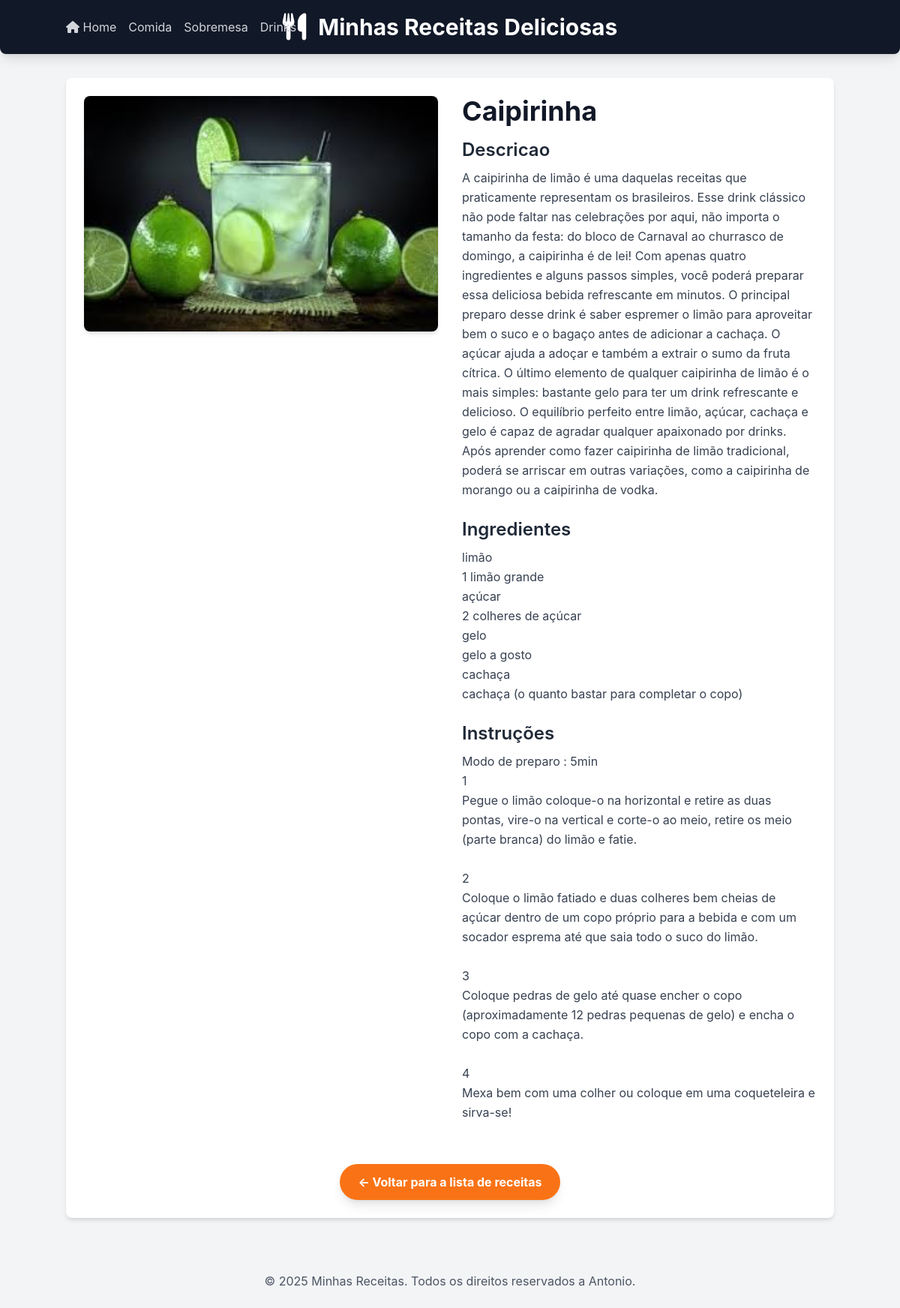
The page /receitas/receita/7/ on the database its author committed.
### receitas/models.py (models this page shows, shortened)
class Receita(models.Model):
    CATEGORIAS = [
    ('comida', 'Comida'),
    ('sobremesa', 'Sobremesa'),
    ('drink', 'Drink'),
]
    title = models.CharField("Título",max_length=200)
    description = models.TextField("Descrição")
    ingredients = models.TextField("Ingredientes")
    instructions = models.TextField("Mod de Preparo")
    image = models.ImageField("Imagem",upload_to='receitas_images/', blank=True, null=True)
    categoria = models.CharField("Categoria", max_length=20, choices=CATEGORIAS, default='comida')
    created_at = models.DateTimeField(auto_now_add=True)
    updated_at = models.DateTimeField(auto_now=True)
    class Meta:
        verbose_name = "Receita"
        verbose_name_plural = "Receitas"
        ordering = ['-created_at']# ordena as receitas pela data de criação, da mais recente para a mais antiga

### receitas/views.py (the view)
# urls.py: path('receita/<int:id>/', views.receita_detail, name='receita_detail'),
def receita_detail(request, id):
        receita=get_object_or_404(Receita, pk=id)
        return render(request, 'receitas/receita_detail.html', {'receita': receita})

### receitas/templates/receitas/receita_detail.html (shortened to what this page needs)
{%extends 'receitas/base.html' %}
{% block content %}
        <div class="flex flex-col md:flex-row gap-8">
            {% if receita.image %}
            <div class="md:w-1/2">
                <img src="{{ receita.image.url }}" alt="[Imagem de {{ receita.title }}]" class="w-full h-auto object-cover rounded-lg shadow-md">
            </div>
            {% endif %}
            <div class="md:w-1/2">
                <h2 class="text-4xl font-bold text-gray-900 mb-4">{{ receita.title }}</h2>
                <h3 class="text-2xl font-semibold text-gray-800 mb-2">Descricao</h3>
                <p class="text-gray-700 mb-6 leading-relaxed">{{ receita.description }}</p>
                <h3 class="text-2xl font-semibold text-gray-800 mb-2">Ingredientes</h3>
                <p class="text-gray-700 mb-6 leading-relaxed whitespace-pre-wrap">{{ receita.ingredients}}</p>
                <h3 class="text-2xl font-semibold text-gray-800 mb-2">Instruções</h3>
                <p class="text-gray-700 mb-6 leading-relaxed whitespace-pre-wrap">{{ receita.instructions}}</p>
            </div>
        </div>
        <div class="mt-8 text-center">
            <a href="{%url 'home'%}" class="inline-block bg-orange-500 hover:bg-organge-600 text-white font-bold py-3 px-6 rounded-full transition duration-300 ease-in-out shadow-lg">
                &larr; Voltar para a lista de receitas
            </a>
        </div>
        {% endblock %}

### receitas/templates/receitas/base.html (style rules this page uses)
body { font-family: 'Inter', sans-serif; }

### rows shown on the page
Receita: image (picture), title "Caipirinha", description "A caipirinha de limão é uma daquelas receitas que praticamente representam os brasileiros. Esse drink clássico não pode faltar nas celebrações por aqui, não importa o tamanho da festa: do bloco de Carnaval ao churrasco de domingo, a caipirinha é de lei! Com apenas quatro ingredientes e alguns passos simples, você poderá preparar essa deliciosa bebida refrescante em minutos. O principal preparo desse drink é saber espremer o limão para aproveitar bem o suco e o bagaço antes de adicionar a cachaça. O açúcar ajuda a adoçar e também a extrair o sumo da fruta cítrica. O último elemento de qualquer caipirinha de limão é o mais simples: bastante gelo para ter um drink refrescante e delicioso. O…", ingredients "limão 1 limão grande açúcar 2 colheres de açúcar gelo gelo a gosto cachaça cachaça (o quanto bastar para completar o copo)", instructions "Modo de preparo : 5min 1 Pegue o limão coloque-o na horizontal e retire as duas pontas, vire-o na vertical e corte-o ao meio, retire os meio (parte branca) do limão e fatie. 2 Coloque o limão fatiado e duas colheres bem cheias de açúcar dentro de um copo próprio para a bebida e com um socador esprema até que saia todo o suco do limão. 3 Coloque pedras de gelo até quase encher o copo (aproximadamente 12 pedras pequenas de gelo) e encha o copo com a cachaça. 4 Mexa bem com uma colher ou coloque em uma coqueteleira e sirva-se!"
